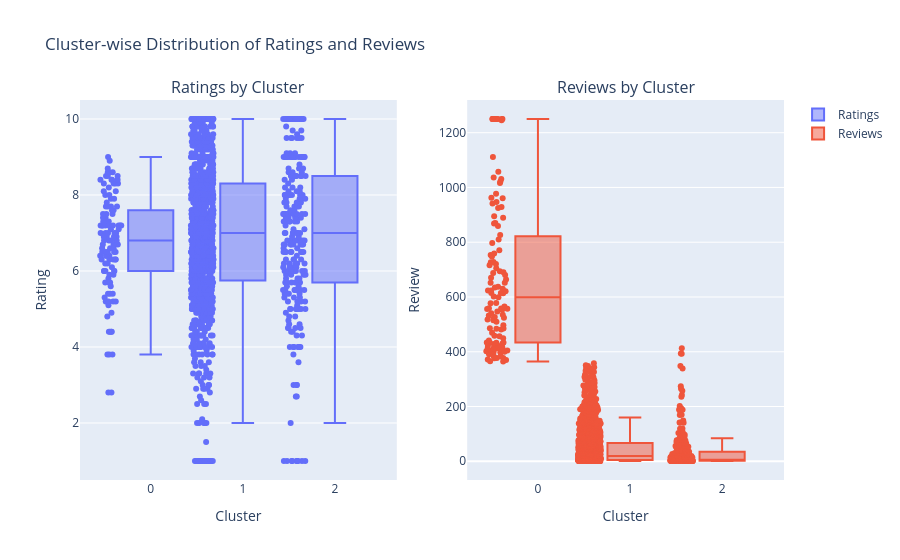
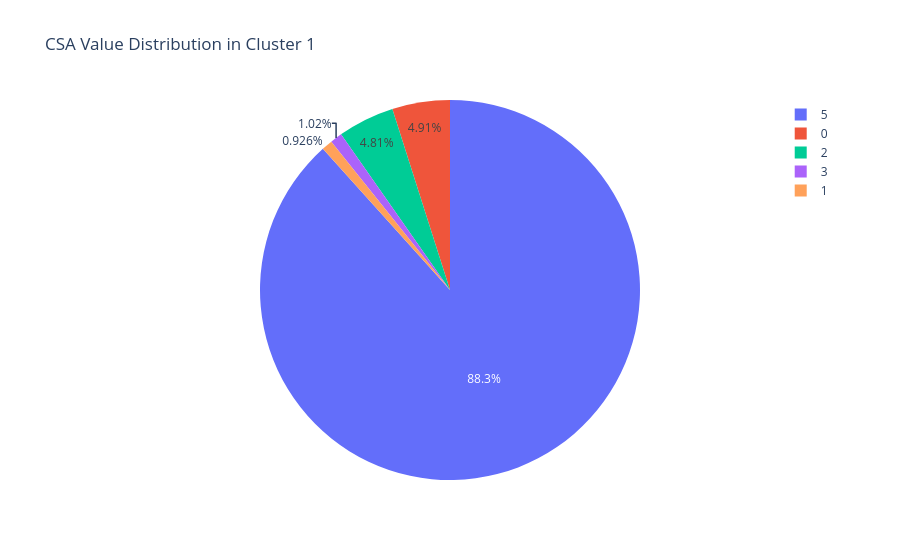
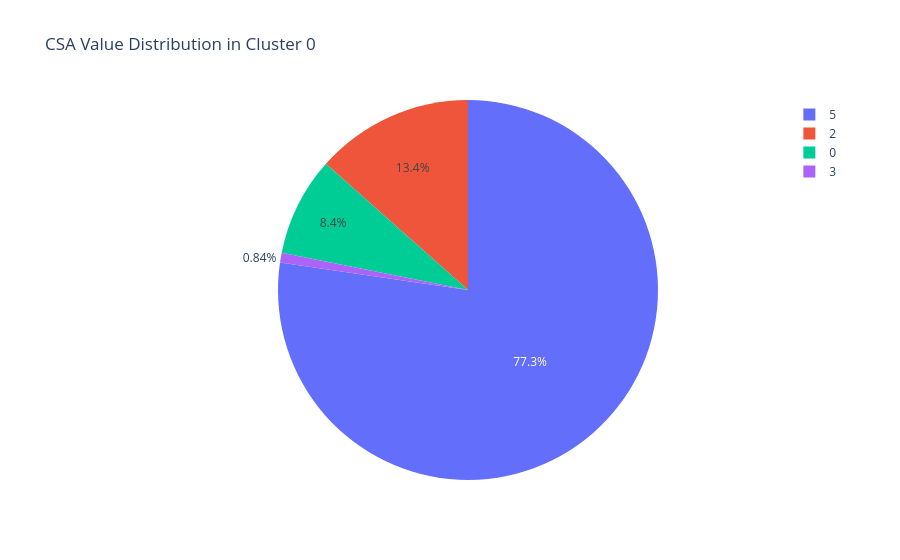
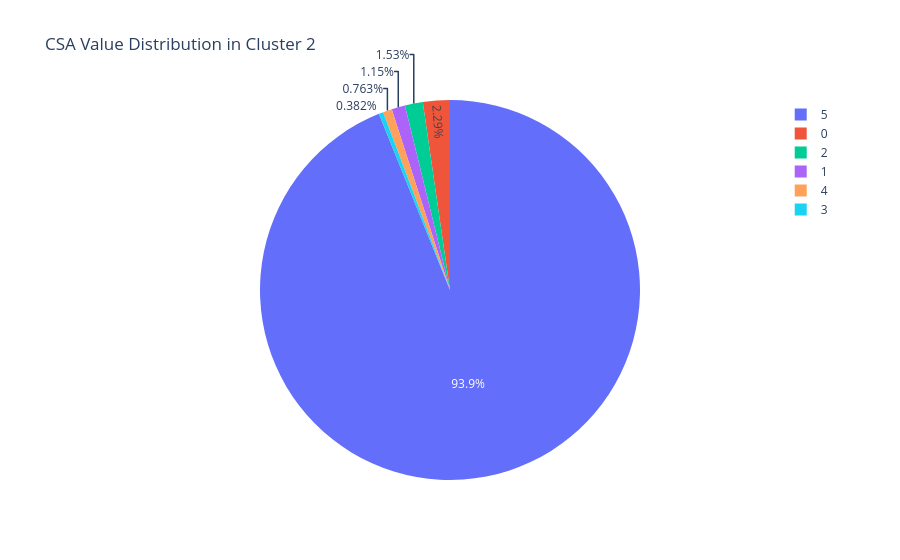

Write notebook code for charts like these, in order.
### Markdown cell above
Based on the above graphs, we are able to consider the optimum K value using elbow method. Thus we choose K = 3 to be the best K value after many other value iterations and trials. After applying the K-means algorithm to the dataset, we are able visualize the clusters onto a 3d interactive plot as depicted above. This shows successful clusters if properly visualized, we can see 1 cluster on the x axis wall towards the higher values of x, another cluster is on the y axis wall towards the higher values of y and the most dense cluster on the corner of x and y axis walls. Thus, gives perfect clusters for future analysis.

### Code cell
# Step 4: Detailed Box Plot Analysis by Cluster - Rating and Review
fig = make_subplots(rows=1, cols=2, subplot_titles=("Ratings by Cluster", "Reviews by Cluster"))

fig.add_trace(go.Box(y=data['rating'], x=data['Cluster'], name="Ratings", boxpoints="all", jitter=0.5, pointpos=-1.8), row=1, col=1)
fig.add_trace(go.Box(y=data['review'], x=data['Cluster'], name="Reviews", boxpoints="all", jitter=0.5, pointpos=-1.8), row=1, col=2)

fig.update_xaxes(title_text="Cluster", row=1, col=1)
fig.update_yaxes(title_text="Rating", row=1, col=1)
fig.update_xaxes(title_text="Cluster", row=1, col=2)
fig.update_yaxes(title_text="Review", row=1, col=2)
fig.update_layout(title="Cluster-wise Distribution of Ratings and Reviews")
fig.show()

# Step 5: Pie chart contribution for CSA by each cluster

clusters = data['Cluster'].unique()
#create a separate pie chart for each cluster
for cluster in clusters:
    cluster_data = data[data['Cluster'] == cluster]
    fig = go.Figure(data=[go.Pie(labels=cluster_data['csa'].value_counts().index,
                                 values=cluster_data['csa'].value_counts().values)])
    fig.update_layout(
        title=f"CSA Value Distribution in Cluster {cluster}",
        showlegend=True
    )
    fig.show()

# Step 6: Evaluate Clustering Performance with Silhouette Score
final_silhouette_score = silhouette_score(X, kmeans.labels_)
print(f"Silhouette Score for optimal clustering: {final_silhouette_score}")

# Step 7: Summarize Cluster Insights
cluster_summary = data.groupby('Cluster').agg({
    'dosage_mg': 'mean',
    'rating': 'mean',
    'review': 'mean',
    'activity': 'mean',
    'alcohol': 'mean',
    'csa': 'mean'
}).reset_index()

#count the number of points in a cluster 
count_cluster_0 = data[data['Cluster'] == 0].shape[0]
count_cluster_1 = data[data['Cluster'] == 1].shape[0]
count_cluster_2 = data[data['Cluster'] == 2].shape[0]

#add the counts to the 'num_points' column in cluster_summary
cluster_summary.loc[cluster_summary['Cluster'] == 0, 'num_points'] = count_cluster_0
cluster_summary.loc[cluster_summary['Cluster'] == 1, 'num_points'] = count_cluster_1
cluster_summary.loc[cluster_summary['Cluster'] == 2, 'num_points'] = count_cluster_2

# Display Cluster Summary Table
fig = go.Figure(data=[go.Table(
    header=dict(values=list(cluster_summary.columns),
                fill_color='paleturquoise',
                align='left'),
    cells=dict(values=[cluster_summary[col] for col in cluster_summary.columns],
               fill_color='lavender',
               align='left'))
])

fig.update_layout(title="Cluster Summary: Mean Dosage, Rating, Review, Activity, Alcohol Interaction, and CSA Level")
fig.show()

### Figure 1 — Plotly figure (JSON) as saved in the notebook; plotly's stock layout.template omitted (floating-point values rounded to 4 significant figures; data arrays with more than 128 entries replaced by an {"elided": "..."} marker saying what was removed)
{"data": [{"boxpoints": "all", "jitter": 0.5, "name": "Ratings", "pointpos": -1.8, "type": "box", "x": {"elided": "1461 int values"}, "xaxis": "x", "y": {"elided": "1461 float values"}, "yaxis": "y"}, {"boxpoints": "all", "jitter": 0.5, "name": "Reviews", "pointpos": -1.8, "type": "box", "x": {"elided": "1461 int values"}, "xaxis": "x2", "y": {"elided": "1461 int values"}, "yaxis": "y2"}], "layout": {"annotations": [{"font": {"size": 16}, "showarrow": false, "text": "Ratings by Cluster", "x": 0.225, "xanchor": "center", "xref": "paper", "y": 1, "yanchor": "bottom", "yref": "paper"}, {"font": {"size": 16}, "showarrow": false, "text": "Reviews by Cluster", "x": 0.775, "xanchor": "center", "xref": "paper", "y": 1, "yanchor": "bottom", "yref": "paper"}], "autosize": true, "title": {"text": "Cluster-wise Distribution of Ratings and Reviews"}, "xaxis": {"anchor": "y", "autorange": true, "domain": [0, 0.45], "range": [-0.7601, 2.672], "title": {"text": "Cluster"}, "type": "linear"}, "xaxis2": {"anchor": "y2", "autorange": true, "domain": [0.55, 1], "range": [-0.7601, 2.672], "title": {"text": "Cluster"}, "type": "linear"}, "yaxis": {"anchor": "x", "autorange": true, "domain": [0, 1], "range": [0.5, 10.5], "title": {"text": "Rating"}, "type": "linear"}, "yaxis2": {"anchor": "x2", "autorange": true, "domain": [0, 1], "range": [-68.39, 1319.0], "title": {"text": "Review"}, "type": "linear"}}}

### Figure 2 — Plotly figure (JSON) as saved in the notebook; plotly's stock layout.template omitted (floating-point values rounded to 4 significant figures)
{"data": [{"labels": [5, 0, 2, 3, 1], "type": "pie", "values": [954, 53, 52, 11, 10]}], "layout": {"autosize": true, "showlegend": true, "title": {"text": "CSA Value Distribution in Cluster 1"}}}

### Figure 3 — Plotly figure (JSON) as saved in the notebook; plotly's stock layout.template omitted (floating-point values rounded to 4 significant figures)
{"data": [{"labels": [5, 2, 0, 3], "type": "pie", "values": [92, 16, 10, 1]}], "layout": {"autosize": true, "showlegend": true, "title": {"text": "CSA Value Distribution in Cluster 0"}}}

### Figure 4 — Plotly figure (JSON) as saved in the notebook; plotly's stock layout.template omitted (floating-point values rounded to 4 significant figures)
{"data": [{"labels": [5, 0, 2, 1, 4, 3], "type": "pie", "values": [246, 6, 4, 3, 2, 1]}], "layout": {"autosize": true, "showlegend": true, "title": {"text": "CSA Value Distribution in Cluster 2"}}}
